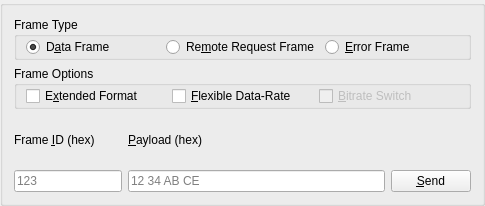
<?xml version="1.0" encoding="UTF-8"?>
<ui version="4.0">
 <class>SendFrameBox</class>
 <widget class="QGroupBox" name="SendFrameBox">
  <property name="geometry">
   <rect>
    <x>0</x>
    <y>0</y>
    <width>485</width>
    <height>206</height>
   </rect>
  </property>
  <property name="windowTitle">
   <string>Dialog</string>
  </property>
  <property name="title">
   <string/>
  </property>
  <layout class="QVBoxLayout" name="verticalLayout_4">
   <item>
    <widget class="QGroupBox" name="frameTypeBox">
     <property name="title">
      <string>Frame Type</string>
     </property>
     <property name="checkable">
      <bool>false</bool>
     </property>
     <layout class="QHBoxLayout" name="horizontalLayout">
      <property name="topMargin">
       <number>0</number>
      </property>
      <property name="bottomMargin">
       <number>0</number>
      </property>
      <item>
       <widget class="QRadioButton" name="dataFrame">
        <property name="toolTip">
         <string>Sends a CAN data frame.</string>
        </property>
        <property name="text">
         <string>D&amp;ata Frame</string>
        </property>
        <property name="checked">
         <bool>true</bool>
        </property>
       </widget>
      </item>
      <item>
       <widget class="QRadioButton" name="remoteFrame">
        <property name="toolTip">
         <string>Sends a CAN remote request frame.</string>
        </property>
        <property name="text">
         <string>Re&amp;mote Request Frame</string>
        </property>
       </widget>
      </item>
      <item>
       <widget class="QRadioButton" name="errorFrame">
        <property name="toolTip">
         <string>Sends an error frame.</string>
        </property>
        <property name="text">
         <string>&amp;Error Frame</string>
        </property>
       </widget>
      </item>
     </layout>
    </widget>
   </item>
   <item>
    <widget class="QGroupBox" name="frameOptionsBox">
     <property name="title">
      <string>Frame Options</string>
     </property>
     <layout class="QHBoxLayout" name="horizontalLayout_2">
      <property name="topMargin">
       <number>0</number>
      </property>
      <property name="bottomMargin">
       <number>0</number>
      </property>
      <item>
       <widget class="QCheckBox" name="extendedFormatBox">
        <property name="toolTip">
         <string>Allows extended frames with 29 bit identifier.</string>
        </property>
        <property name="text">
         <string>E&amp;xtended Format</string>
        </property>
       </widget>
      </item>
      <item>
       <widget class="QCheckBox" name="flexibleDataRateBox">
        <property name="toolTip">
         <string>Allows up to 64 byte payload data.</string>
        </property>
        <property name="text">
         <string>&amp;Flexible Data-Rate</string>
        </property>
       </widget>
      </item>
      <item>
       <widget class="QCheckBox" name="bitrateSwitchBox">
        <property name="enabled">
         <bool>false</bool>
        </property>
        <property name="toolTip">
         <string>Sends payload at higher data rate.</string>
        </property>
        <property name="text">
         <string>&amp;Bitrate Switch</string>
        </property>
       </widget>
      </item>
     </layout>
    </widget>
   </item>
   <item>
    <layout class="QHBoxLayout" name="horizontalLayout_3">
     <item>
      <layout class="QVBoxLayout" name="verticalLayout">
       <item>
        <widget class="QLabel" name="frameIdLabel">
         <property name="text">
          <string>Frame &amp;ID (hex)</string>
         </property>
         <property name="buddy">
          <cstring>frameIdEdit</cstring>
         </property>
        </widget>
       </item>
       <item>
        <widget class="QLineEdit" name="frameIdEdit">
         <property name="sizePolicy">
          <sizepolicy hsizetype="Preferred" vsizetype="Fixed">
           <horstretch>1</horstretch>
           <verstretch>0</verstretch>
          </sizepolicy>
         </property>
         <property name="placeholderText">
          <string>123</string>
         </property>
         <property name="clearButtonEnabled">
          <bool>true</bool>
         </property>
        </widget>
       </item>
      </layout>
     </item>
     <item>
      <layout class="QVBoxLayout" name="verticalLayout_2">
       <item>
        <widget class="QLabel" name="payloadLabel">
         <property name="text">
          <string>&amp;Payload (hex)</string>
         </property>
         <property name="buddy">
          <cstring>payloadEdit</cstring>
         </property>
        </widget>
       </item>
       <item>
        <widget class="QLineEdit" name="payloadEdit">
         <property name="sizePolicy">
          <sizepolicy hsizetype="Expanding" vsizetype="Fixed">
           <horstretch>2</horstretch>
           <verstretch>0</verstretch>
          </sizepolicy>
         </property>
         <property name="placeholderText">
          <string>12 34 AB CE</string>
         </property>
         <property name="clearButtonEnabled">
          <bool>true</bool>
         </property>
        </widget>
       </item>
      </layout>
     </item>
     <item>
      <layout class="QVBoxLayout" name="verticalLayout_3">
       <item>
        <spacer name="verticalSpacer">
         <property name="orientation">
          <enum>Qt::Vertical</enum>
         </property>
         <property name="sizeHint" stdset="0">
          <size>
           <width>20</width>
           <height>40</height>
          </size>
         </property>
        </spacer>
       </item>
       <item>
        <widget class="QPushButton" name="sendButton">
         <property name="text">
          <string>&amp;Send</string>
         </property>
        </widget>
       </item>
      </layout>
     </item>
    </layout>
   </item>
  </layout>
 </widget>
 <resources/>
 <connections/>
</ui>
